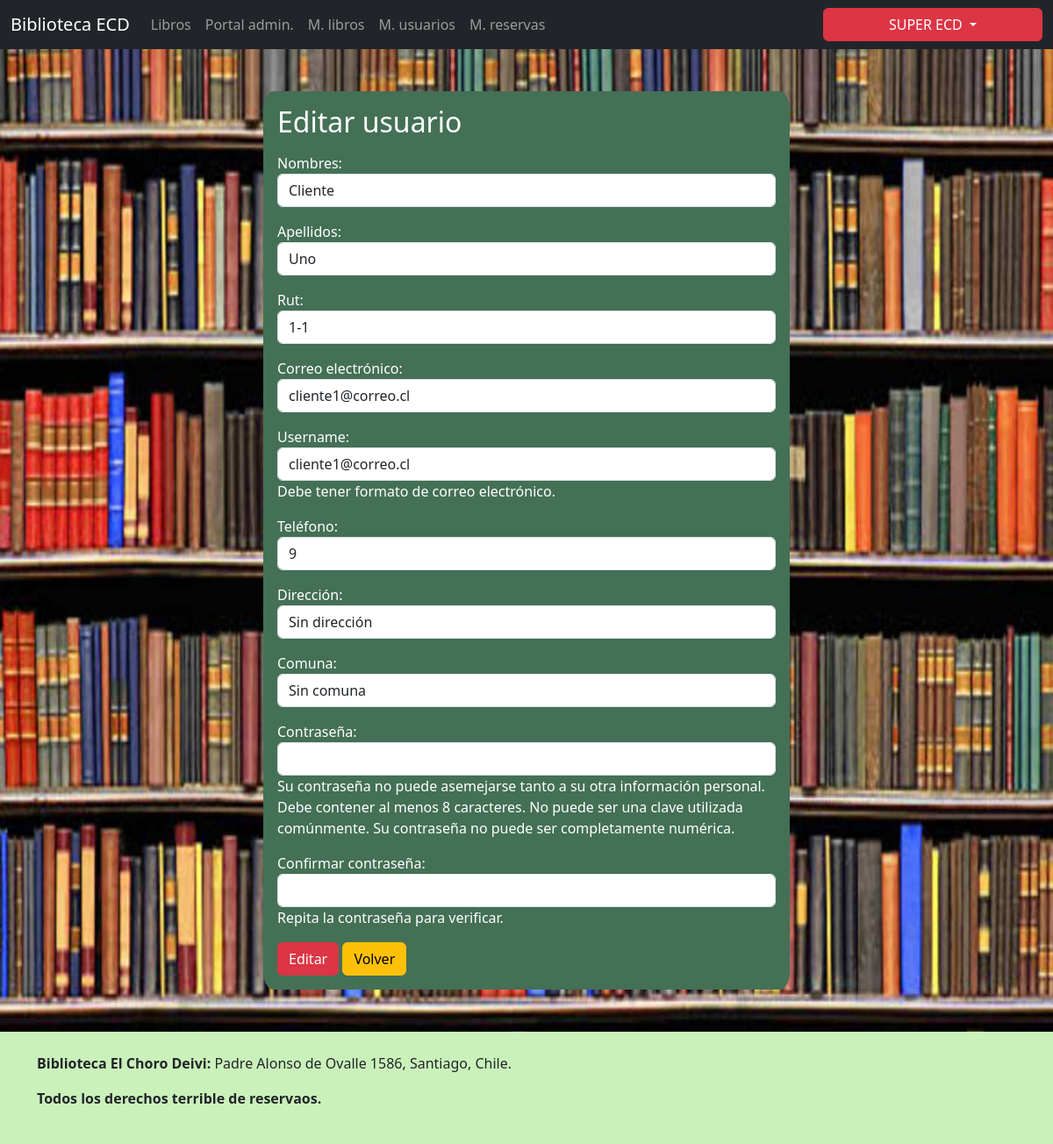
The page /portal_adm/mantenedor_usuarios/editar_usuario/cliente1@correo.cl/ (signed in) on the database its author committed.
### biblioteca/models.py (models this page shows, shortened)
class Usuario(AbstractUser):
    rut         = models.CharField(unique=True, max_length=10) #UK no se repite rut
    email       = models.EmailField(unique=True) #UK no se repite correo
    first_name  = models.CharField(max_length=50)
    last_name   = models.CharField(max_length=50)
    telefono    = models.IntegerField(blank=True, null=True)
    direccion   = models.CharField(max_length=100, blank=True, null=True)
    comuna      = models.CharField(max_length=30, blank=True, null=True)

### biblioteca/views.py (the view)
# urls.py: path('portal_adm/mantenedor_usuarios/editar_usuario/<str:username>/', views.editar_usuario, name='usuario_editar' ), #url para editar usuario
@user_passes_test(admin_requerido, login_url='/sin_acceso/')
def editar_usuario(request, username):
    usuario = get_object_or_404(Usuario, username=username)
    if request.method == 'POST':
        form = UsuarioForm(request.POST, instance=usuario)
        if form.is_valid():
            form.save()
            return JsonResponse({'success': True, 'message': 'Usuario editado exitosamente.'})
        else:
            errors = form.errors.as_json()
            return JsonResponse({'success': False, 'message': 'Hubo un error al editar el usuario.', 'errors': errors})
    else:
        form = UsuarioForm(instance=usuario)
    return render(request, 'biblioteca/editar_usuario.html', {'form': form, 'usuario': usuario})

### biblioteca/views.py (called while the page is built)
def admin_requerido(user):
    return user.is_staff

### biblioteca/templates/biblioteca/editar_usuario.html (shortened to what this page needs)
{% extends 'base.html' %}
{% block content %}
    {% load static %}
    <div class="background_registrarse">
        <div class="grid_registro">
            <div class="mt-5 mb-5 grid_registro_contenido">
                <div class="mt-3 mb-3 mx-3">
                    <h2 class="mt-3 mb-3">Editar usuario</h2>
                    <form id="form_editarUsuario" method="POST" action="{% url 'usuario_editar' username=usuario.username %}">
                        {{ form.as_p }}
                        <div class="mt-3 mb-3">
                            <button type="submit" class="btn btn-danger" id="btn_editarUsuario">Editar</button>
                            <a type="button" class="btn btn-warning" href="{% url 'usuarios_mantenedor' %}">Volver</a>
                        </div>
                    </form>
                </div>
            </div>
        </div>
    </div>
{% endblock %}
{% block footer %}
    {% load static %}
{% endblock %}

### biblioteca/templates/base.html (shortened to what this page needs)
{% load static %}
<!DOCTYPE html>
<html lang="en">
    <head>
        <link href="{% static 'css/estilos.css' %}" rel="stylesheet">
        <link href="https://cdn.jsdelivr.net/npm/bootstrap@5.3.3/dist/css/bootstrap.min.css" rel="stylesheet">
        <link rel="stylesheet" type="text/css" href="https://cdn.datatables.net/1.10.25/css/jquery.dataTables.min.css">
    </head>
    <body>
        <nav class="navbar navbar-expand-md bg-dark" data-bs-theme="dark">
            <div class="container-fluid">
                <a class="navbar-brand" href="{% url 'index' %}">Biblioteca ECD</a>
                <div class="collapse navbar-collapse" id="navbarScroll">
                    <ul class="navbar-nav me-auto my-2 my-lg-0 navbar-nav-scroll" style="--bs-scroll-height: 100px;">
                        <li class="nav-item">
                            <a class="nav-link" aria-current="page" href="{% url 'lista_libros' %}">Libros</a>
                        </li>
                        {% if user.is_authenticated and user.is_staff == True %}
                            <li class="nav-item">
                                <a class="nav-link" aria-current="page" href="{% url 'adm_portal' %}">Portal admin.</a>
                            </li>
                            <li class="nav-item">
                                <a class="nav-link" aria-current="page" href="{% url 'libros_mantenedor' %}">M. libros</a>
                            </li>
                            <li class="nav-item">
                                <a class="nav-link" aria-current="page" href="{% url 'usuarios_mantenedor' %}">M. usuarios</a>
                            </li>
                            <li class="nav-item">
                                <a class="nav-link" aria-current="page" href="{% url 'reservas_mantenedor' %}">M. reservas</a>
                            </li>
                        {% endif %}
                    </ul>
                    {% if user.is_authenticated %}
                        <div class="dropdown">
                            <button type="button" class="btn btn-danger dropdown-toggle opciones_login" data-bs-toggle="dropdown" aria-expanded="false" data-bs-auto-close="outside">
                                {{ user.first_name }} {{ user.last_name }}
                            </button>
                        </div>
                    {% endif %}
                </div>
            </div>
        </nav>
        {% block content %}
        {% endblock %}
        <div class="background_final">
            <br>
            <div class="container-sm">
                <p><strong>Biblioteca El Choro Deivi: </strong>Padre Alonso de Ovalle 1586, Santiago, Chile.</p>
            </div>
            <div class="container-sm">
                <p><strong>Todos los derechos terrible de reservaos.</strong></p>
            </div>
            <br>
        </div>
    </body>
</html>

### biblioteca/static/css/estilos.css (style rules this page uses)
.opciones_login { width: 250px; text-align: center; }
.background_final { background-color: rgb(203, 241, 187); }
.background_registrarse { background-image: url("../assets/bg_libros.jpg"); background-repeat: no-repeat; background-attachment: fixed; background-size: 100% 100%; }
.grid_registro { display: grid; place-items: center; }
.grid_registro_contenido { margin: auto; width: 50%; background-color: rgb(68, 112, 86); color: white; border-radius: 2%; }

### rows shown on the page
Usuario: first_name "SUPER", last_name "ECD"
Usuario: first_name "Cliente", last_name "Uno", rut "1-1", email "cliente1@correo.cl", username "cliente1@correo.cl", telefono "9", direccion "Sin dirección", comuna "Sin comuna"
